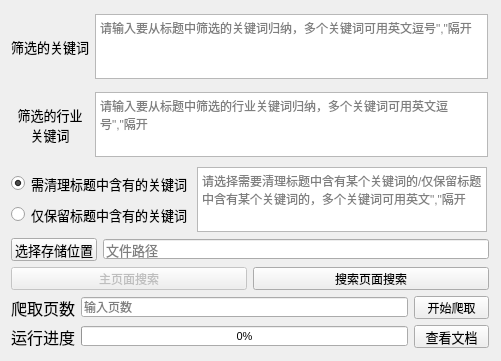
   <widget class="QWidget" name="layoutWidget_10">
    <property name="geometry">
     <rect>
      <x>510</x>
      <y>60</y>
      <width>501</width>
      <height>361</height>
     </rect>
    </property>
    <layout class="QGridLayout" name="gridLayout_2">
     <item row="1" column="0">
      <layout class="QHBoxLayout" name="horizontalLayout_25">
       <item>
        <widget class="QLabel" name="label_24">
         <property name="sizePolicy">
          <sizepolicy hsizetype="Preferred" vsizetype="Preferred">
           <horstretch>0</horstretch>
           <verstretch>0</verstretch>
          </sizepolicy>
         </property>
         <property name="minimumSize">
          <size>
           <width>78</width>
           <height>72</height>
          </size>
         </property>
         <property name="maximumSize">
          <size>
           <width>78</width>
           <height>72</height>
          </size>
         </property>
         <property name="font">
          <font>
           <pointsize>10</pointsize>
           <bold>false</bold>
           <underline>false</underline>
           <stylestrategy>PreferDefault</stylestrategy>
          </font>
         </property>
         <property name="text">
          <string>筛选的行业
关键词</string>
         </property>
         <property name="textFormat">
          <enum>Qt::AutoText</enum>
         </property>
         <property name="alignment">
          <set>Qt::AlignCenter</set>
         </property>
        </widget>
       </item>
       <item>
        <widget class="QTextEdit" name="te_hy">
         <property name="sizePolicy">
          <sizepolicy hsizetype="Expanding" vsizetype="Expanding">
           <horstretch>0</horstretch>
           <verstretch>0</verstretch>
          </sizepolicy>
         </property>
         <property name="minimumSize">
          <size>
           <width>393</width>
           <height>65</height>
          </size>
         </property>
         <property name="maximumSize">
          <size>
           <width>393</width>
           <height>65</height>
          </size>
         </property>
         <property name="placeholderText">
          <string>请输入要从标题中筛选的行业关键词归纳，多个关键词可用英文逗号&quot;,&quot;隔开</string>
         </property>
        </widget>
       </item>
      </layout>
     </item>
     <item row="2" column="0">
      <layout class="QHBoxLayout" name="horizontalLayout_26">
       <item>
        <layout class="QVBoxLayout" name="verticalLayout">
         <item>
          <widget class="QRadioButton" name="rb_cleanGjc">
           <property name="minimumSize">
            <size>
             <width>180</width>
             <height>17</height>
            </size>
           </property>
           <property name="maximumSize">
            <size>
             <width>180</width>
             <height>17</height>
            </size>
           </property>
           <property name="font">
            <font>
             <pointsize>10</pointsize>
             <bold>false</bold>
             <underline>false</underline>
             <stylestrategy>PreferDefault</stylestrategy>
            </font>
           </property>
           <property name="text">
            <string>需清理标题中含有的关键词</string>
           </property>
           <property name="checked">
            <bool>true</bool>
           </property>
          </widget>
         </item>
         <item>
          <widget class="QRadioButton" name="rb_saveGjc">
           <property name="minimumSize">
            <size>
             <width>180</width>
             <height>17</height>
            </size>
           </property>
           <property name="maximumSize">
            <size>
             <width>180</width>
             <height>17</height>
            </size>
           </property>
           <property name="font">
            <font>
             <pointsize>10</pointsize>
             <bold>false</bold>
             <underline>false</underline>
             <stylestrategy>PreferDefault</stylestrategy>
            </font>
           </property>
           <property name="text">
            <string>仅保留标题中含有的关键词</string>
           </property>
           <property name="checked">
            <bool>false</bool>
           </property>
          </widget>
         </item>
        </layout>
       </item>
       <item>
        <widget class="QPlainTextEdit" name="pte_cleanORsave_gjc">
         <property name="minimumSize">
          <size>
           <width>290</width>
           <height>65</height>
          </size>
         </property>
         <property name="maximumSize">
          <size>
           <width>290</width>
           <height>65</height>
          </size>
         </property>
         <property name="placeholderText">
          <string>请选择需要清理标题中含有某个关键词的/仅保留标题中含有某个关键词的，多个关键词可用英文&quot;,&quot;隔开</string>
         </property>
        </widget>
       </item>
      </layout>
     </item>
     <item row="3" column="0">
      <layout class="QHBoxLayout" name="horizontalLayout_27">
       <item>
        <widget class="QPushButton" name="btn_choosePosition">
         <property name="minimumSize">
          <size>
           <width>86</width>
           <height>23</height>
          </size>
         </property>
         <property name="maximumSize">
          <size>
           <width>86</width>
           <height>23</height>
          </size>
         </property>
         <property name="font">
          <font>
           <pointsize>10</pointsize>
           <bold>false</bold>
           <underline>false</underline>
           <stylestrategy>PreferDefault</stylestrategy>
          </font>
         </property>
         <property name="text">
          <string>选择存储位置</string>
         </property>
         <property name="autoDefault">
          <bool>false</bool>
         </property>
        </widget>
       </item>
       <item>
        <widget class="QLineEdit" name="le_tablePath">
         <property name="minimumSize">
          <size>
           <width>386</width>
           <height>20</height>
          </size>
         </property>
         <property name="maximumSize">
          <size>
           <width>386</width>
           <height>20</height>
          </size>
         </property>
         <property name="font">
          <font>
           <pointsize>10</pointsize>
           <bold>false</bold>
           <underline>false</underline>
           <stylestrategy>PreferDefault</stylestrategy>
          </font>
         </property>
         <property name="placeholderText">
          <string>文件路径</string>
         </property>
        </widget>
       </item>
      </layout>
     </item>
     <item row="4" column="0">
      <layout class="QHBoxLayout" name="horizontalLayout_3">
       <item>
        <widget class="QPushButton" name="btn_homePageSearch">
         <property name="enabled">
          <bool>false</bool>
         </property>
         <property name="minimumSize">
          <size>
           <width>236</width>
           <height>23</height>
          </size>
         </property>
         <property name="maximumSize">
          <size>
           <width>236</width>
           <height>23</height>
          </size>
         </property>
         <property name="text">
          <string>主页面搜索</string>
         </property>
         <property name="checkable">
          <bool>false</bool>
         </property>
         <property name="default">
          <bool>false</bool>
         </property>
         <property name="flat">
          <bool>false</bool>
         </property>
        </widget>
       </item>
       <item>
        <widget class="QPushButton" name="btn_searchPageSearch">
         <property name="minimumSize">
          <size>
           <width>236</width>
           <height>23</height>
          </size>
         </property>
         <property name="maximumSize">
          <size>
           <width>236</width>
           <height>23</height>
          </size>
         </property>
         <property name="text">
          <string>搜索页面搜索</string>
         </property>
        </widget>
       </item>
      </layout>
     </item>
     <item row="5" column="0">
      <layout class="QHBoxLayout" name="horizontalLayout_4">
       <item>
        <widget class="QLabel" name="label_5">
         <property name="minimumSize">
          <size>
           <width>64</width>
           <height>23</height>
          </size>
         </property>
         <property name="maximumSize">
          <size>
           <width>64</width>
           <height>23</height>
          </size>
         </property>
         <property name="font">
          <font>
           <pointsize>12</pointsize>
           <bold>false</bold>
           <underline>false</underline>
           <stylestrategy>PreferDefault</stylestrategy>
          </font>
         </property>
         <property name="text">
          <string>爬取页数</string>
         </property>
        </widget>
       </item>
       <item>
        <widget class="QLineEdit" name="le_page">
         <property name="minimumSize">
          <size>
           <width>327</width>
           <height>20</height>
          </size>
         </property>
         <property name="maximumSize">
          <size>
           <width>327</width>
           <height>20</height>
          </size>
         </property>
         <property name="placeholderText">
          <string>输入页数</string>
         </property>
        </widget>
       </item>
       <item>
        <widget class="QPushButton" name="btn_captureData">
         <property name="minimumSize">
          <size>
           <width>75</width>
           <height>23</height>
          </size>
         </property>
         <property name="maximumSize">
          <size>
           <width>75</width>
           <height>23</height>
          </size>
         </property>
         <property name="text">
          <string>开始爬取</string>
         </property>
        </widget>
       </item>
      </layout>
     </item>
     <item row="6" column="0">
      <layout class="QHBoxLayout" name="horizontalLayout_28">
       <item>
        <widget class="QLabel" name="label_6">
         <property name="minimumSize">
          <size>
           <width>64</width>
           <height>23</height>
          </size>
         </property>
         <property name="maximumSize">
          <size>
           <width>64</width>
           <height>23</height>
          </size>
         </property>
         <property name="font">
          <font>
           <pointsize>12</pointsize>
           <bold>false</bold>
           <underline>false</underline>
           <stylestrategy>PreferDefault</stylestrategy>
          </font>
         </property>
         <property name="text">
          <string>运行进度</string>
         </property>
        </widget>
       </item>
       <item>
        <widget class="QProgressBar" name="pb_progressBar">
         <property name="minimumSize">
          <size>
           <width>327</width>
           <height>20</height>
          </size>
         </property>
         <property name="maximumSize">
          <size>
           <width>327</width>
           <height>20</height>
          </size>
         </property>
         <property name="font">
          <font>
           <pointsize>8</pointsize>
           <bold>false</bold>
           <underline>false</underline>
           <stylestrategy>PreferDefault</stylestrategy>
          </font>
         </property>
         <property name="value">
          <number>0</number>
         </property>
         <property name="textVisible">
          <bool>true</bool>
         </property>
         <property name="orientation">
          <enum>Qt::Horizontal</enum>
         </property>
         <property name="invertedAppearance">
          <bool>false</bool>
         </property>
        </widget>
       </item>
       <item>
        <widget class="QPushButton" name="btn_openExcel">
         <property name="minimumSize">
          <size>
           <width>75</width>
           <height>23</height>
          </size>
         </property>
         <property name="maximumSize">
          <size>
           <width>75</width>
           <height>23</height>
          </size>
         </property>
         <property name="font">
          <font>
           <pointsize>10</pointsize>
           <bold>false</bold>
           <underline>false</underline>
           <stylestrategy>PreferDefault</stylestrategy>
          </font>
         </property>
         <property name="text">
          <string>查看文档</string>
         </property>
        </widget>
       </item>
      </layout>
     </item>
     <item row="0" column="0">
      <layout class="QHBoxLayout" name="horizontalLayout_24">
       <item>
        <widget class="QLabel" name="label_23">
         <property name="minimumSize">
          <size>
           <width>78</width>
           <height>72</height>
          </size>
         </property>
         <property name="maximumSize">
          <size>
           <width>78</width>
           <height>72</height>
          </size>
         </property>
         <property name="font">
          <font>
           <pointsize>10</pointsize>
           <bold>false</bold>
           <underline>false</underline>
           <stylestrategy>PreferDefault</stylestrategy>
          </font>
         </property>
         <property name="text">
          <string>筛选的关键词</string>
         </property>
        </widget>
       </item>
       <item>
        <widget class="QTextEdit" name="te_gjc">
         <property name="minimumSize">
          <size>
           <width>393</width>
           <height>65</height>
          </size>
         </property>
         <property name="maximumSize">
          <size>
           <width>393</width>
           <height>65</height>
          </size>
         </property>
         <property name="placeholderText">
          <string>请输入要从标题中筛选的关键词归纳，多个关键词可用英文逗号&quot;,&quot;隔开</string>
         </property>
        </widget>
       </item>
      </layout>
     </item>
    </layout>
   </widget>
